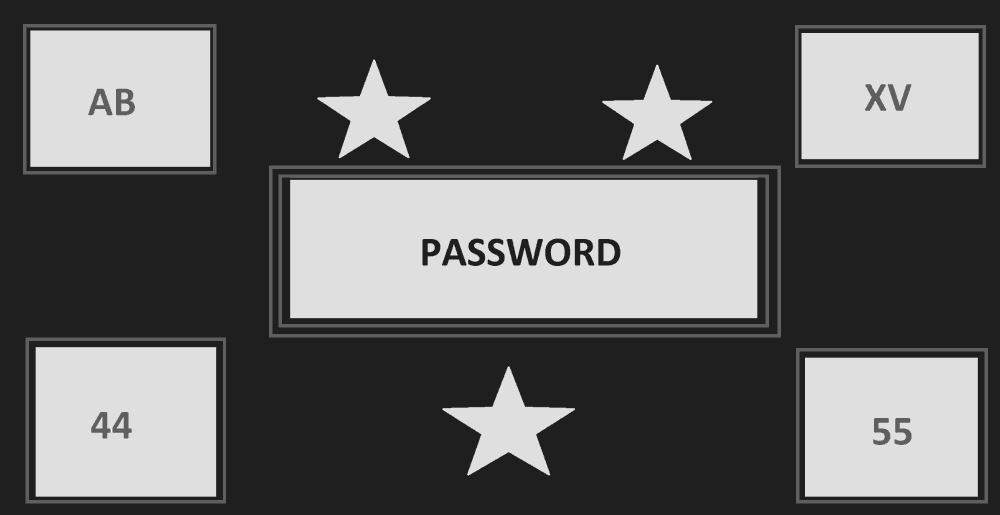
%> input picture Image1.png, 1000 x 515 px, shrunk from 2303 x 1185 before the run
$ octave Enhancement_Spatial_Domain.m   (GNU Octave 9; MATLAB toolbox functions it lacks are replaced by stand-ins)
%> lines starting %> are read from the running program, lines starting %| are printed output that depends on the picture
%Saving Image1.png into the image1 variable
%After converting it to a grayscale image
%I have done this to ensure the pixel values are between 0 and 255.
image1 =im2gray(imread("Image1.png"));
%> image1 is the input picture: size 515x1000 uint8; min 0, max 8, mean 3.07

%showing the Image1 with its historam using figure,imshow and subplot commands
figure;
subplot(1,2,1);% putting histogram of the image at the first place of figure
imhist(image1);%creates a histogram for the image1
title("Image1 Histogram");
subplot(1,2,2);% putting the image1 at the second place of the figure
imshow(image1);
title("Image1");
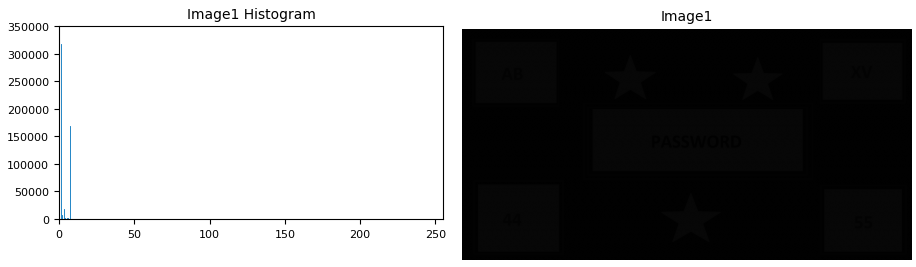
%> figure redrawn from the program's plot data, 2 panels

%After checking the histogram data, I saw it has low-contrast values
%I decided to use histogram equation since it enhances the contrast of the images as mentioned in the lecture notes:
%"... increases the dynamic range of the gray-levels in a low-contrast image to cover full range of gray-levels"
Image1Output = histeq(image1);%applying histogram equation to Imge1
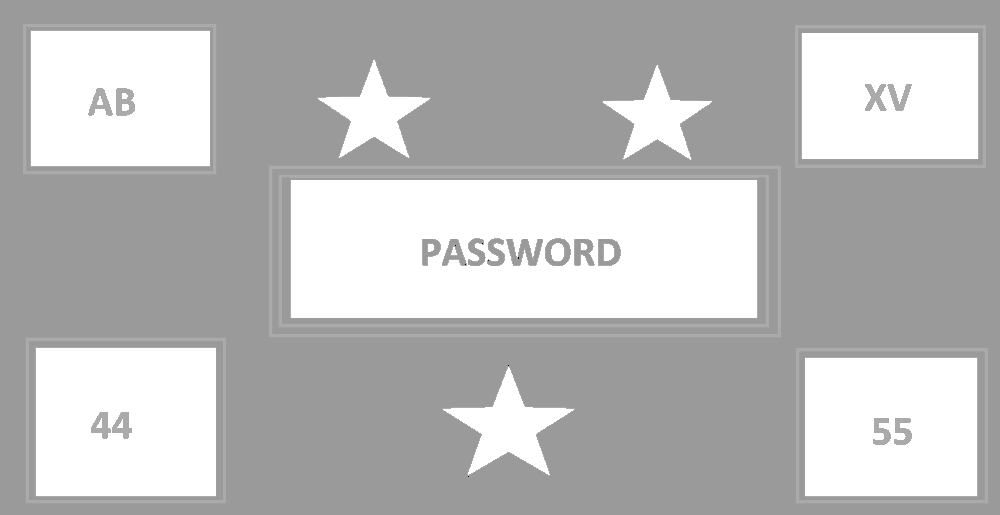
%> Image1Output: size 515x1000 uint8; min 0, max 255, mean 187.7

%Saving output image as a png file
imwrite(Image1Output,"Image1Output.png");

%showing the Image1Output with its historam using figure,imshow and subplot commands
image1Output = imread("Image1Output.png");
figure;
subplot(1,2,1);
imhist(Image1Output);%creates a histogram for the image1
title("Image1Output Histogram");
subplot(1,2,2);% putting the Image1Output at the second place of the figure
imshow(Image1Output);
title("Image1Output");
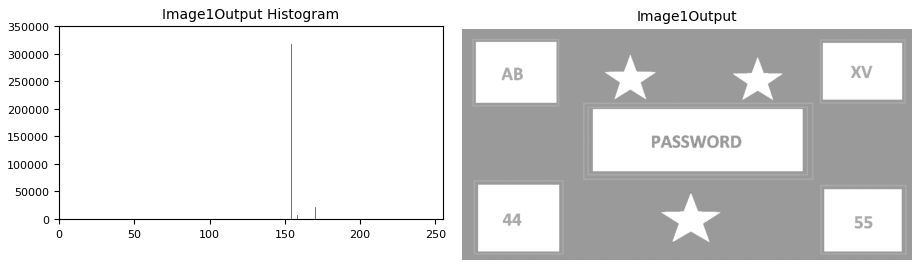
%> figure redrawn from the program's plot data, 2 panels

$ run again, with Image2.png copied over Image1.png
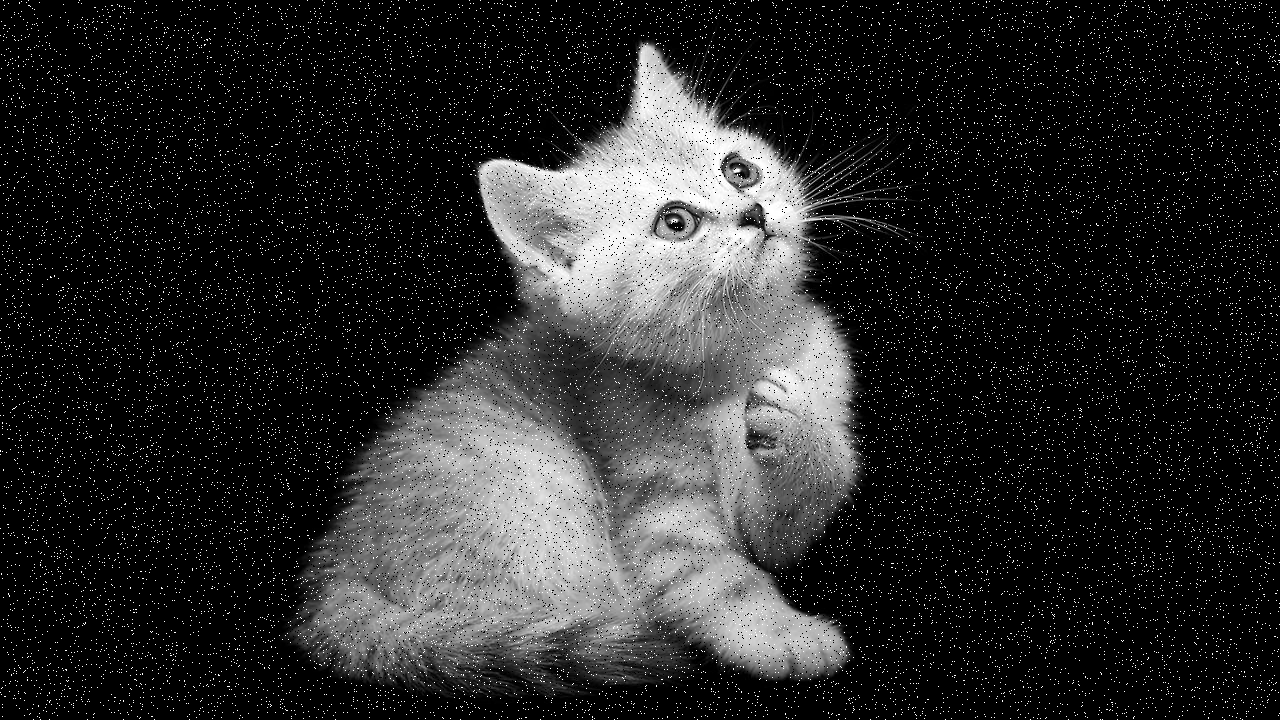
%> input picture Image2.png, 1280 x 720 px
%> image1 is the input picture: size 720x1280 uint8; min 0, max 255, mean 40.4
%> `Image1Output = histeq(image1);`:
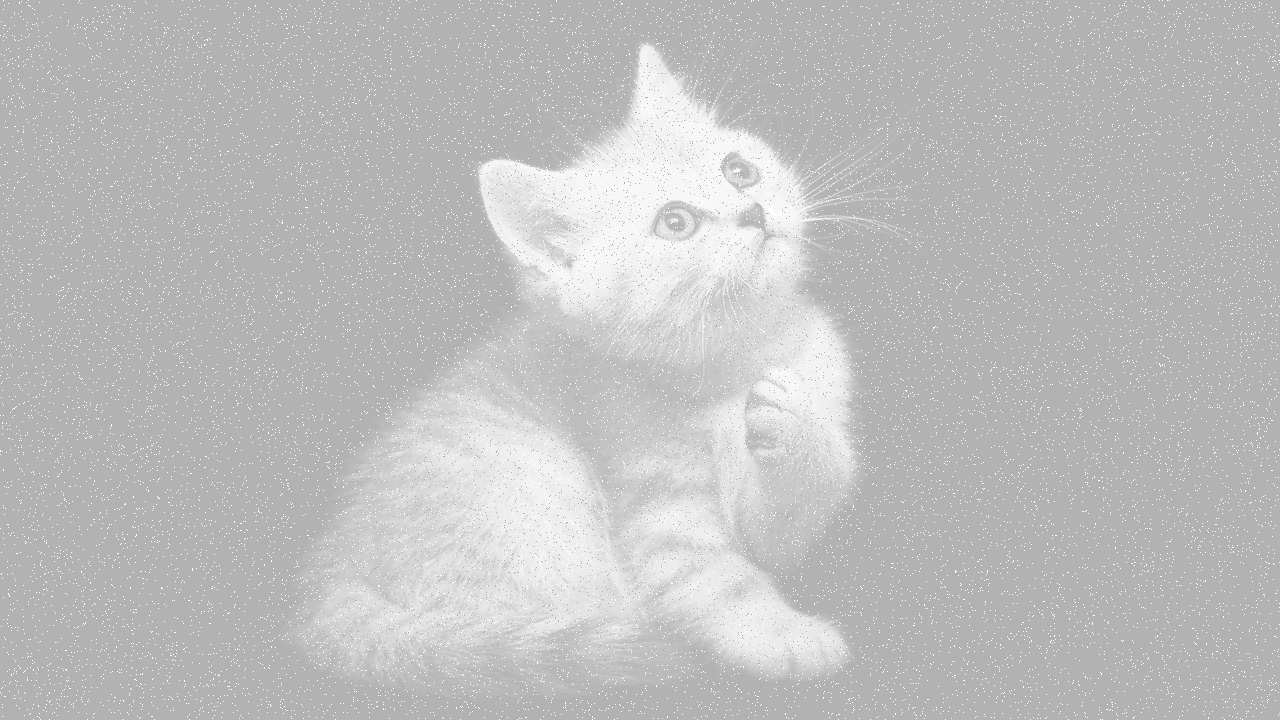
%> Image1Output: size 720x1280 uint8; min 178, max 255, mean 189.6
%> `title("Image1Output");`:
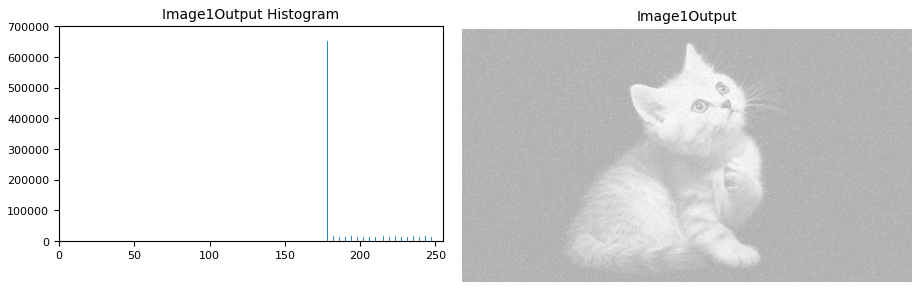
%> figure redrawn from the program's plot data, 2 panels

$ run again, with Image3.png copied over Image1.png
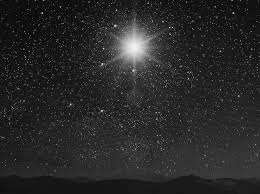
%> input picture Image3.png, 260 x 194 px
%> image1 is the input picture: size 194x260 uint8; min 4, max 244, mean 40
%> `Image1Output = histeq(image1);`:
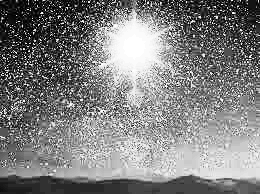
%> Image1Output: size 194x260 uint8; min 0, max 255, mean 127.8
%> `title("Image1Output");`:
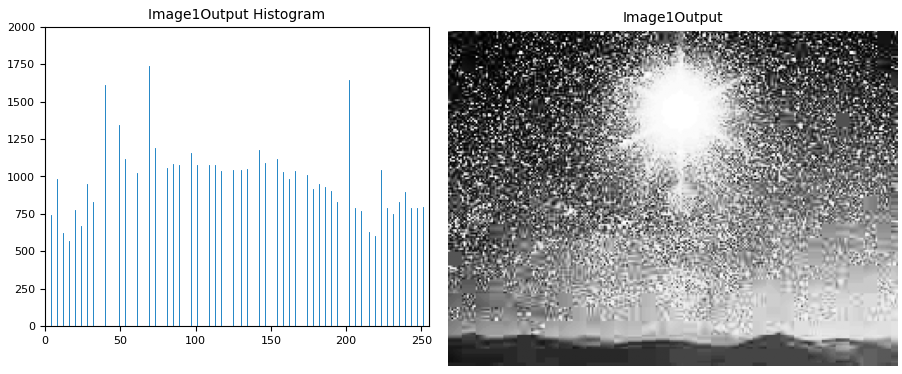
%> figure redrawn from the program's plot data, 2 panels
